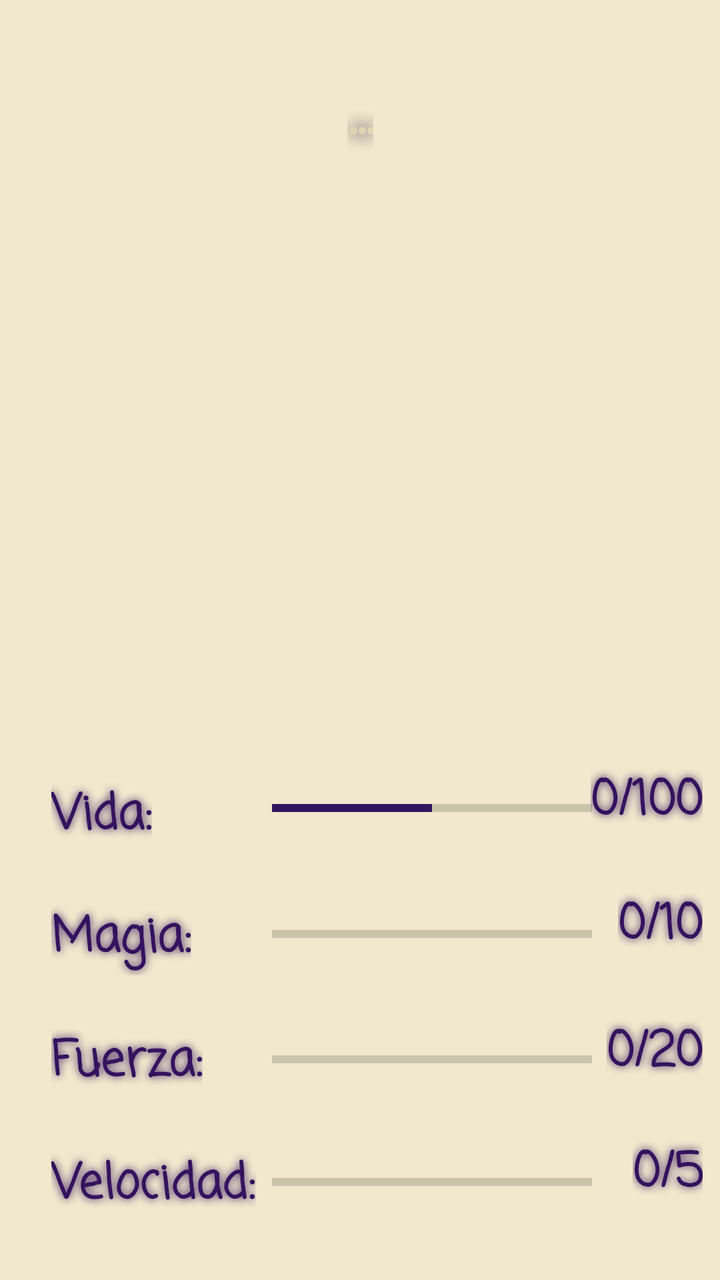
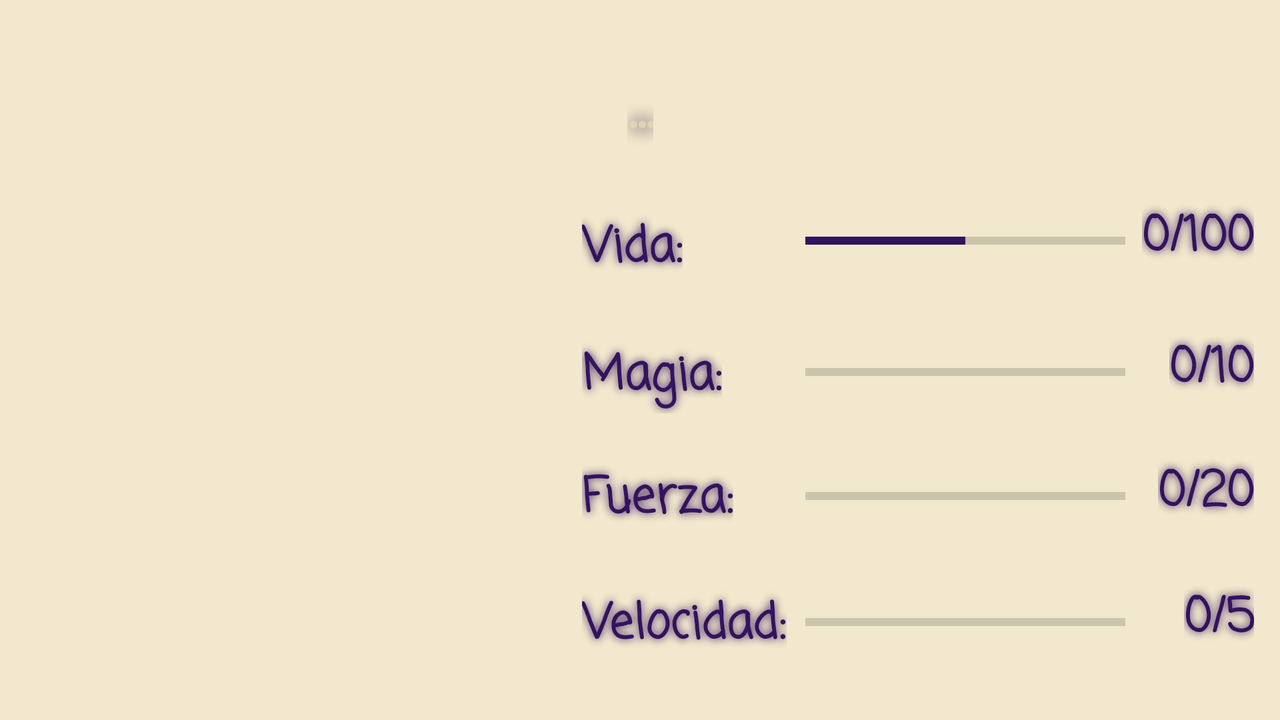

Two renders of one Android screen. The first uses the default layout on a phone; the second uses the alternative layout the repository ships for a different screen configuration, on a matching device. The two XML files are below.
<!-- AndroidManifest.xml: application theme styles -->
<!-- res/layout/fragment_final.xml -->
<?xml version="1.0" encoding="utf-8"?>
<androidx.constraintlayout.widget.ConstraintLayout xmlns:android="http://schemas.android.com/apk/res/android"
    xmlns:app="http://schemas.android.com/apk/res-auto"
    xmlns:tools="http://schemas.android.com/tools"
    android:id="@+id/frameLayout"
    android:layout_width="match_parent"
    android:layout_height="match_parent"
    android:background="@color/creamy2"
    tools:context=".FragmentFinal">

    <ImageView
        android:id="@+id/initialImage"
        android:layout_width="247dp"
        android:layout_height="241dp"
        app:layout_constraintBottom_toBottomOf="parent"
        app:layout_constraintEnd_toEndOf="parent"
        app:layout_constraintStart_toStartOf="parent"
        app:layout_constraintTop_toTopOf="parent"
        app:layout_constraintVertical_bias="0.265"
        tools:src="@tools:sample/avatars" />

    <TextView
        android:id="@+id/textViewInitialName"
        android:layout_width="wrap_content"
        android:layout_height="wrap_content"
        android:elegantTextHeight="false"
        android:shadowColor="@color/darkPurple"
        android:shadowRadius="20"
        android:text="@string/nameFinal"
        android:textColor="@color/lightYellow"
        android:textSize="34sp"
        android:textStyle="bold"
        app:layout_constraintBottom_toBottomOf="parent"
        app:layout_constraintEnd_toEndOf="parent"
        app:layout_constraintStart_toStartOf="parent"
        app:layout_constraintTop_toTopOf="parent"
        app:layout_constraintVertical_bias="0.053" />

    <ProgressBar
        android:id="@+id/progressBarVida"
        style="@style/Widget.AppCompat.ProgressBar.Horizontal"
        android:layout_width="160dp"
        android:layout_height="wrap_content"
        android:indeterminate="false"
        android:max="100"
        android:progress="50"
        android:progressTint="@color/purple"
        app:layout_constraintBottom_toBottomOf="@+id/textViewVida"
        app:layout_constraintStart_toEndOf="@+id/textViewVida"
        app:layout_constraintStart_toStartOf="@+id/progressBarMagia"
        app:layout_constraintTop_toTopOf="@+id/textViewVida"
        app:layout_constraintVertical_bias="0.44" />

    <ProgressBar
        android:id="@+id/progressBarMagia"
        style="?android:attr/progressBarStyleHorizontal"
        android:layout_width="160dp"
        android:layout_height="wrap_content"
        android:max="10"
        android:progressTint="@color/purple"
        app:layout_constraintBottom_toBottomOf="@+id/textViewMagia"
        app:layout_constraintStart_toEndOf="@+id/textViewMagia"
        app:layout_constraintStart_toStartOf="@+id/progressBarFuerza"
        app:layout_constraintTop_toTopOf="@+id/textViewMagia" />

    <ProgressBar
        android:id="@+id/progressBarFuerza"
        style="?android:attr/progressBarStyleHorizontal"
        android:layout_width="160dp"
        android:layout_height="wrap_content"
        android:max="20"
        android:progressTint="@color/purple"
        app:layout_constraintBottom_toBottomOf="@+id/textViewFuerza"
        app:layout_constraintStart_toEndOf="@+id/textViewFuerza"
        app:layout_constraintStart_toStartOf="@+id/progressBarVelocidad"
        app:layout_constraintTop_toTopOf="@+id/textViewFuerza"
        app:layout_constraintVertical_bias="0.52" />

    <ProgressBar
        android:id="@+id/progressBarVelocidad"
        style="?android:attr/progressBarStyleHorizontal"
        android:layout_width="160dp"
        android:layout_height="wrap_content"
        android:max="5"
        android:progressTint="@color/purple"
        app:layout_constraintBottom_toBottomOf="@+id/textViewVelocidad"
        app:layout_constraintEnd_toEndOf="parent"
        app:layout_constraintHorizontal_bias="0.109"
        app:layout_constraintStart_toEndOf="@+id/textViewVelocidad"
        app:layout_constraintTop_toTopOf="@+id/textViewVelocidad"
        app:layout_constraintVertical_bias="0.52" />

    <TextView
        android:id="@+id/textViewVelocidad"
        android:layout_width="wrap_content"
        android:layout_height="wrap_content"
        android:layout_marginTop="20dp"
        android:text="@string/poderesVelocidad"
        app:layout_constraintBottom_toBottomOf="parent"
        app:layout_constraintEnd_toEndOf="parent"
        app:layout_constraintHorizontal_bias="0.1"
        app:layout_constraintStart_toStartOf="parent"
        app:layout_constraintTop_toBottomOf="@+id/textViewFuerza"
        app:layout_constraintVertical_bias="0.0" />

    <TextView
        android:id="@+id/textViewMagia"
        android:layout_width="wrap_content"
        android:layout_height="wrap_content"
        android:layout_marginTop="20dp"
        android:text="@string/poderesMagia"
        app:layout_constraintBottom_toBottomOf="parent"
        app:layout_constraintStart_toStartOf="@+id/textViewFuerza"
        app:layout_constraintTop_toBottomOf="@+id/textViewVida"
        app:layout_constraintVertical_bias="0.0" />

    <TextView
        android:id="@+id/textViewFuerza"
        android:layout_width="wrap_content"
        android:layout_height="wrap_content"
        android:layout_marginTop="20dp"
        android:text="@string/poderesFuerza"
        app:layout_constraintBottom_toBottomOf="parent"
        app:layout_constraintStart_toStartOf="@+id/textViewVelocidad"
        app:layout_constraintTop_toBottomOf="@+id/textViewMagia"
        app:layout_constraintVertical_bias="0.007" />

    <TextView
        android:id="@+id/textViewVida"
        android:layout_width="wrap_content"
        android:layout_height="wrap_content"
        android:layout_marginTop="20dp"
        android:text="@string/poderesVida"
        app:layout_constraintBottom_toBottomOf="parent"
        app:layout_constraintStart_toStartOf="@+id/textViewMagia"
        app:layout_constraintTop_toTopOf="parent"
        app:layout_constraintVertical_bias="0.631" />

    <EditText
        android:id="@+id/textViewVidaFinal"
        android:layout_width="wrap_content"
        android:layout_height="wrap_content"
        android:background="@color/transparent"
        android:singleLine="false"
        android:text="@string/poderesVidaFinal"
        android:textAppearance="@style/styles.TextView"
        android:textColor="@color/purple"
        app:layout_constraintBottom_toBottomOf="@+id/progressBarVida"
        app:layout_constraintEnd_toEndOf="@+id/textViewMagiaFinal"
        app:layout_constraintTop_toTopOf="@+id/progressBarVida"
        app:layout_constraintVertical_bias="0.72" />

    <EditText
        android:id="@+id/textViewMagiaFinal"
        android:layout_width="wrap_content"
        android:layout_height="wrap_content"
        android:background="@color/transparent"
        android:text="@string/poderesMagiaFinal"
        android:textAppearance="@style/styles.TextView"
        android:textColor="@color/purple"
        app:layout_constraintBottom_toBottomOf="@+id/progressBarMagia"
        app:layout_constraintEnd_toEndOf="@+id/textViewFuerzaFinal"
        app:layout_constraintTop_toTopOf="@+id/progressBarMagia"
        app:layout_constraintVertical_bias="0.76" />

    <EditText
        android:id="@+id/textViewFuerzaFinal"
        android:layout_width="wrap_content"
        android:layout_height="wrap_content"
        android:background="@color/transparent"
        android:text="@string/poderesFuerzaFinal"
        android:textAppearance="@style/styles.TextView"
        android:textColor="@color/purple"
        app:layout_constraintBottom_toBottomOf="@+id/progressBarFuerza"
        app:layout_constraintEnd_toEndOf="@+id/textViewVelocidadFinal"
        app:layout_constraintTop_toTopOf="@+id/progressBarFuerza"
        app:layout_constraintVertical_bias="0.72" />

    <EditText
        android:id="@+id/textViewVelocidadFinal"
        android:layout_width="wrap_content"
        android:layout_height="wrap_content"
        android:background="@color/transparent"
        android:text="@string/poderesVelocidadFinal"
        android:textAppearance="@style/styles.TextView"
        android:textColor="@color/purple"
        app:layout_constraintBottom_toBottomOf="@+id/progressBarVelocidad"
        app:layout_constraintEnd_toEndOf="parent"
        app:layout_constraintHorizontal_bias="0.704"
        app:layout_constraintStart_toEndOf="@+id/progressBarVelocidad"
        app:layout_constraintTop_toTopOf="@+id/progressBarVelocidad"
        app:layout_constraintVertical_bias="0.76" />

</androidx.constraintlayout.widget.ConstraintLayout>
<!-- resources referenced by this layout -->
<resources>
  <color name="creamy2">#66E3CC89</color>
  <color name="darkPurple">#1E083C</color>
  <color name="lightYellow">#E2E3D6B2</color>
  <color name="purple">#33135E</color>
  <color name="transparent">#00E3CC89</color>
  <string name="nameFinal">...</string>
  <string name="poderesFuerza">Fuerza:</string>
  <string name="poderesFuerzaFinal">0/20</string>
  <string name="poderesMagia">Magia:</string>
  <string name="poderesMagiaFinal">0/10</string>
  <string name="poderesVelocidad">Velocidad:</string>
  <string name="poderesVelocidadFinal">0/5</string>
  <string name="poderesVida">Vida:</string>
  <string name="poderesVidaFinal">0/100</string>
  <style name="styles.TextView" parent="Widget.AppCompat.TextView">
          <item name="android:fontFamily">casual</item>
          <item name="android:elegantTextHeight">true</item>
          <item name="android:shadowColor">@color/purple</item>
          <item name="android:shadowRadius">10</item>
          <item name="android:textAppearance">@style/TextAppearance.AppCompat.Medium</item>
          <item name="android:textColor">@color/purple</item>
          <item name="android:textSize">24sp</item>
          <item name="android:textStyle">bold</item>
      </style>
  <style name="styles" parent="@style/Base.Theme.MyAvatar">
          <item name="android:textColor">@color/purple</item>
          <item name="android:textViewStyle">@style/styles.TextView</item>
          <item name="hintTextAppearance">@style/HintText</item>
      </style>
  <style name="Base.Theme.MyAvatar" parent="Theme.AppCompat.DayNight.NoActionBar">
          
          
      </style>
  <style name="HintText" parent="TextAppearance.Design.Hint">
          <item name="android:textColor">@color/pinkishPurple</item>
          <item name="android:textSize">20sp</item>
          <item name="android:textStyle">italic</item>
      </style>
  <color name="pinkishPurple">#8034B6</color>
</resources>
<!-- res/layout-land/fragment_final.xml (the repository's variant of the layout above) -->
<!-- drawn on the phone turned sideways -->
<?xml version="1.0" encoding="utf-8"?>
<androidx.constraintlayout.widget.ConstraintLayout xmlns:android="http://schemas.android.com/apk/res/android"
    xmlns:app="http://schemas.android.com/apk/res-auto"
    xmlns:tools="http://schemas.android.com/tools"
    android:id="@+id/frameLayout"
    android:layout_width="match_parent"
    android:layout_height="match_parent"
    android:background="@color/creamy2">

    <ProgressBar
        android:id="@+id/progressBarVida"
        style="@style/Widget.AppCompat.ProgressBar.Horizontal"
        android:layout_width="160dp"
        android:layout_height="wrap_content"
        android:indeterminate="false"
        android:max="100"
        android:progress="50"
        android:progressTint="@color/purple"
        app:layout_constraintBottom_toBottomOf="@+id/textViewVida"
        app:layout_constraintStart_toEndOf="@+id/textViewVida"
        app:layout_constraintStart_toStartOf="@+id/progressBarMagia"
        app:layout_constraintTop_toTopOf="@+id/textViewVida"
        app:layout_constraintVertical_bias="0.44" />

    <EditText
        android:id="@+id/textViewVidaFinal"
        android:layout_width="wrap_content"
        android:layout_height="wrap_content"
        android:background="@color/transparent"
        android:text="@string/poderesVidaFinal"
        android:textAppearance="@style/styles.TextView"
        android:textColor="@color/purple"
        app:layout_constraintBottom_toBottomOf="@+id/progressBarVida"
        app:layout_constraintEnd_toEndOf="@+id/textViewMagiaFinal"
        app:layout_constraintTop_toTopOf="@+id/progressBarVida"
        app:layout_constraintVertical_bias="0.65" />

    <EditText
        android:id="@+id/textViewFuerzaFinal"
        android:layout_width="wrap_content"
        android:layout_height="wrap_content"
        android:background="@color/transparent"
        android:text="@string/poderesFuerzaFinal"
        android:textAppearance="@style/styles.TextView"
        android:textColor="@color/purple"
        app:layout_constraintBottom_toBottomOf="@+id/progressBarFuerza"
        app:layout_constraintEnd_toEndOf="@+id/textViewVelocidadFinal"
        app:layout_constraintTop_toTopOf="@+id/progressBarFuerza"
        app:layout_constraintVertical_bias="0.65" />

    <EditText
        android:id="@+id/textViewVelocidadFinal"
        android:layout_width="wrap_content"
        android:layout_height="wrap_content"
        android:background="@color/transparent"
        android:text="@string/poderesVelocidadFinal"
        android:textAppearance="@style/styles.TextView"
        android:textColor="@color/purple"
        app:layout_constraintBottom_toBottomOf="@+id/progressBarVelocidad"
        app:layout_constraintEnd_toEndOf="parent"
        app:layout_constraintHorizontal_bias="0.692"
        app:layout_constraintStart_toEndOf="@+id/progressBarVelocidad"
        app:layout_constraintTop_toTopOf="@+id/progressBarVelocidad"
        app:layout_constraintVertical_bias="0.65" />

    <EditText
        android:id="@+id/textViewMagiaFinal"
        android:layout_width="wrap_content"
        android:layout_height="wrap_content"
        android:background="@color/transparent"
        android:text="@string/poderesMagiaFinal"
        android:textAppearance="@style/styles.TextView"
        android:textColor="@color/purple"
        app:layout_constraintBottom_toBottomOf="@+id/progressBarMagia"
        app:layout_constraintEnd_toEndOf="@+id/textViewFuerzaFinal"
        app:layout_constraintTop_toTopOf="@+id/progressBarMagia"
        app:layout_constraintVertical_bias="0.65" />

    <ProgressBar
        android:id="@+id/progressBarMagia"
        style="?android:attr/progressBarStyleHorizontal"
        android:layout_width="160dp"
        android:layout_height="wrap_content"
        android:max="10"
        android:progressTint="@color/purple"
        app:layout_constraintBottom_toBottomOf="@+id/textViewMagia"
        app:layout_constraintStart_toEndOf="@+id/textViewMagia"
        app:layout_constraintStart_toStartOf="@+id/progressBarFuerza"
        app:layout_constraintTop_toTopOf="@+id/textViewMagia" />

    <ProgressBar
        android:id="@+id/progressBarFuerza"
        style="?android:attr/progressBarStyleHorizontal"
        android:layout_width="160dp"
        android:layout_height="wrap_content"
        android:max="20"
        android:progressTint="@color/purple"
        app:layout_constraintBottom_toBottomOf="@+id/textViewFuerza"
        app:layout_constraintStart_toEndOf="@+id/textViewFuerza"
        app:layout_constraintStart_toStartOf="@+id/progressBarVelocidad"
        app:layout_constraintTop_toTopOf="@+id/textViewFuerza"
        app:layout_constraintVertical_bias="0.52" />

    <ProgressBar
        android:id="@+id/progressBarVelocidad"
        style="?android:attr/progressBarStyleHorizontal"
        android:layout_width="160dp"
        android:layout_height="wrap_content"
        android:max="5"
        android:progressTint="@color/purple"
        app:layout_constraintBottom_toBottomOf="@+id/textViewVelocidad"
        app:layout_constraintEnd_toEndOf="parent"
        app:layout_constraintHorizontal_bias="0.109"
        app:layout_constraintStart_toEndOf="@+id/textViewVelocidad"
        app:layout_constraintTop_toTopOf="@+id/textViewVelocidad"
        app:layout_constraintVertical_bias="0.52" />

    <TextView
        android:id="@+id/textViewVida"
        android:layout_width="wrap_content"
        android:layout_height="wrap_content"
        android:text="@string/poderesVida"
        app:layout_constraintBottom_toBottomOf="parent"
        app:layout_constraintStart_toStartOf="@+id/textViewMagia"
        app:layout_constraintTop_toTopOf="parent"
        app:layout_constraintVertical_bias="0.318" />

    <TextView
        android:id="@+id/textViewMagia"
        android:layout_width="wrap_content"
        android:layout_height="wrap_content"
        android:layout_marginTop="20dp"
        android:text="@string/poderesMagia"
        app:layout_constraintBottom_toBottomOf="parent"
        app:layout_constraintStart_toStartOf="@+id/textViewFuerza"
        app:layout_constraintTop_toBottomOf="@+id/textViewVida"
        app:layout_constraintVertical_bias="0.017" />

    <TextView
        android:id="@+id/textViewFuerza"
        android:layout_width="wrap_content"
        android:layout_height="wrap_content"
        android:layout_marginTop="20dp"
        android:text="@string/poderesFuerza"
        app:layout_constraintBottom_toBottomOf="parent"
        app:layout_constraintStart_toStartOf="@+id/textViewVelocidad"
        app:layout_constraintTop_toBottomOf="@+id/textViewMagia"
        app:layout_constraintVertical_bias="0.0" />

    <TextView
        android:id="@+id/textViewVelocidad"
        android:layout_width="wrap_content"
        android:layout_height="wrap_content"
        android:layout_marginTop="20dp"
        android:text="@string/poderesVelocidad"
        app:layout_constraintBottom_toBottomOf="parent"
        app:layout_constraintEnd_toEndOf="parent"
        app:layout_constraintHorizontal_bias="0.541"
        app:layout_constraintStart_toStartOf="parent"
        app:layout_constraintTop_toBottomOf="@+id/textViewFuerza"
        app:layout_constraintVertical_bias="0.058" />

    <TextView
        android:id="@+id/textViewInitialName"
        android:layout_width="wrap_content"
        android:layout_height="wrap_content"
        android:shadowColor="@color/darkPurple"
        android:shadowRadius="20"
        android:text="@string/nameFinal"
        android:textColor="@color/lightYellow"
        android:textSize="34sp"
        android:textStyle="bold"
        app:layout_constraintBottom_toBottomOf="parent"
        app:layout_constraintEnd_toEndOf="parent"
        app:layout_constraintStart_toStartOf="parent"
        app:layout_constraintTop_toTopOf="parent"
        app:layout_constraintVertical_bias="0.072" />

    <ImageView
        android:id="@+id/initialImage"
        android:layout_width="247dp"
        android:layout_height="241dp"
        app:layout_constraintBottom_toBottomOf="parent"
        app:layout_constraintEnd_toEndOf="parent"
        app:layout_constraintHorizontal_bias="0.088"
        app:layout_constraintStart_toStartOf="parent"
        app:layout_constraintTop_toTopOf="parent"
        app:layout_constraintVertical_bias="0.57"
        tools:src="@tools:sample/avatars" />
</androidx.constraintlayout.widget.ConstraintLayout>
